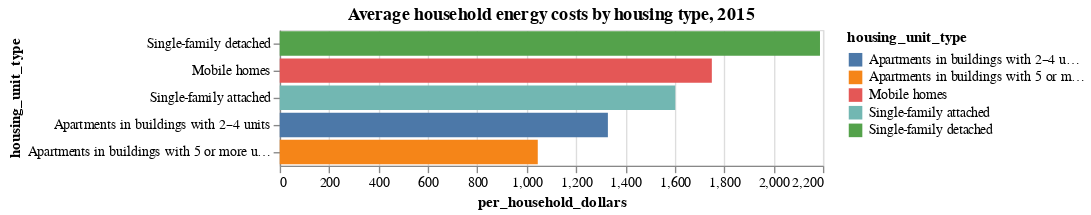

The notebook cell this image was saved under:
### Code cell
alt.Chart(hh_energy_use_by_type).mark_bar().encode(
    y=alt.X("housing_unit_type:N", sort="-x"),
    x=alt.Y("per_household_dollars:Q"),
    color="housing_unit_type:N",
    tooltip="per_household_dollars:Q",
).properties(
    title="Average household energy costs by housing type, 2015",
)

### Figure 1 — Vega-Lite specification as saved in the notebook (floating-point values rounded to 4 significant figures)
{"config": {"view": {"continuousWidth": 400, "continuousHeight": 300}}, "data": {"name": "data-582925c7ca43662a617cd02ee0ec3fbc"}, "mark": "bar", "encoding": {"color": {"field": "housing_unit_type", "type": "nominal"}, "tooltip": {"field": "per_household_dollars", "type": "quantitative"}, "x": {"field": "per_household_dollars", "type": "quantitative"}, "y": {"field": "housing_unit_type", "sort": "-x", "type": "nominal"}}, "title": "Average household energy costs by housing type, 2015", "$schema": "https://vega.github.io/schema/vega-lite/v4.17.0.json", "datasets": {"data-582925c7ca43662a617cd02ee0ec3fbc": [{"housing_unit_type": "Single-family detached", "total_us": 73.9, "total_trillion_btu": 6991, "per_household_million_btu": 94.6, "per_household_member_million_btu": 34.6, "per_square_foot_thousand_btu": 37.1, "total_billion_dollars": 161.7, "per_household_dollars": 2188, "per_household_member_dollars": 801, "per_square_foot_dollars": 0.86}, {"housing_unit_type": "Single-family attached", "total_us": 7.0, "total_trillion_btu": 491, "per_household_million_btu": 70.0, "per_household_member_million_btu": 28.6, "per_square_foot_thousand_btu": 39.5, "total_billion_dollars": 11.23, "per_household_dollars": 1602, "per_household_member_dollars": 655, "per_square_foot_dollars": 0.9}, {"housing_unit_type": "Apartments in buildings with 2–4 units", "total_us": 9.4, "total_trillion_btu": 503, "per_household_million_btu": 53.5, "per_household_member_million_btu": 22.3, "per_square_foot_thousand_btu": 52.5, "total_billion_dollars": 12.48, "per_household_dollars": 1329, "per_household_member_dollars": 555, "per_square_foot_dollars": 1.3}, {"housing_unit_type": "Apartments in buildings with 5 or more units", "total_us": 21.1, "total_trillion_btu": 724, "per_household_million_btu": 34.2, "per_household_member_million_btu": 17.3, "per_square_foot_thousand_btu": 38.8, "total_billion_dollars": 22.1, "per_household_dollars": 1045, "per_household_member_dollars": 529, "per_square_foot_dollars": 1.18}, {"housing_unit_type": "Mobile homes", "total_us": 6.8, "total_trillion_btu": 406, "per_household_million_btu": 59.8, "per_household_member_million_btu": 22.8, "per_square_foot_thousand_btu": 50.0, "total_billion_dollars": 11.88, "per_household_dollars": 1750, "per_household_member_dollars": 666, "per_square_foot_dollars": 1.46}]}}
